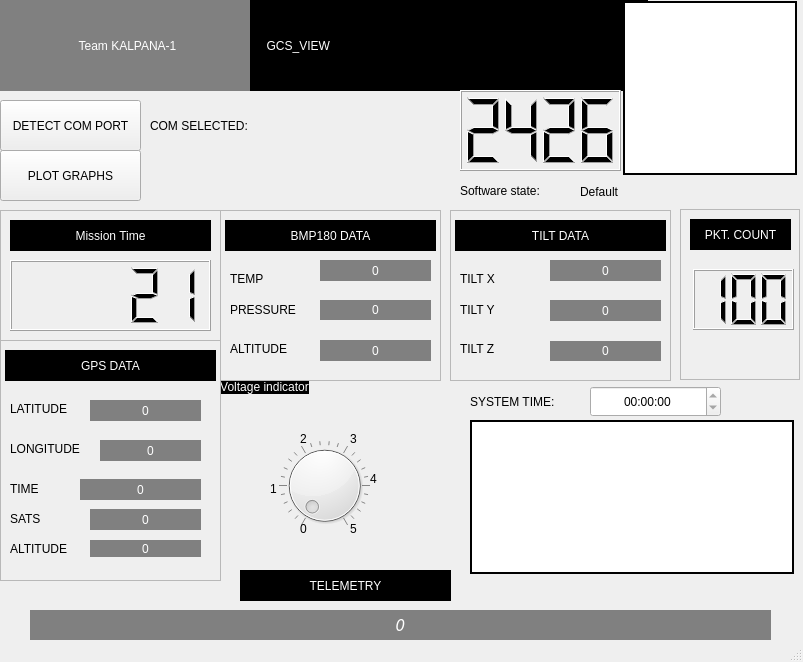
<?xml version="1.0" encoding="UTF-8"?>
<ui version="4.0">
 <class>MainWindow</class>
 <widget class="QMainWindow" name="MainWindow">
  <property name="geometry">
   <rect>
    <x>0</x>
    <y>0</y>
    <width>803</width>
    <height>662</height>
   </rect>
  </property>
  <property name="windowTitle">
   <string>MainWindow</string>
  </property>
  <property name="tabShape">
   <enum>QTabWidget::Triangular</enum>
  </property>
  <property name="dockNestingEnabled">
   <bool>false</bool>
  </property>
  <property name="unifiedTitleAndToolBarOnMac">
   <bool>false</bool>
  </property>
  <widget class="QWidget" name="centralwidget">
   <widget class="QWidget" name="gridLayoutWidget_2">
    <property name="geometry">
     <rect>
      <x>0</x>
      <y>0</y>
      <width>275</width>
      <height>91</height>
     </rect>
    </property>
    <layout class="QGridLayout" name="gridLayout_2">
     <item row="0" column="0">
      <widget class="QLabel" name="label_2">
       <property name="styleSheet">
        <string notr="true">border: 3px black;
font: oblique 17pt &quot;DejaVu Sans&quot;;
background: solid gray;
color: white;
</string>
       </property>
       <property name="text">
        <string>Team KALPANA-1      </string>
       </property>
       <property name="alignment">
        <set>Qt::AlignCenter</set>
       </property>
      </widget>
     </item>
    </layout>
   </widget>
   <widget class="QWidget" name="gridLayoutWidget">
    <property name="geometry">
     <rect>
      <x>250</x>
      <y>0</y>
      <width>398</width>
      <height>91</height>
     </rect>
    </property>
    <layout class="QGridLayout" name="gridLayout">
     <item row="0" column="0">
      <widget class="QLabel" name="label">
       <property name="styleSheet">
        <string notr="true">border: 3px black;
font: oblique 30pt &quot;DejaVu Sans&quot;;
background: black;
color: white;
</string>
       </property>
       <property name="text">
        <string>     GCS_VIEW</string>
       </property>
      </widget>
     </item>
    </layout>
   </widget>
   <widget class="QWidget" name="horizontalLayoutWidget">
    <property name="geometry">
     <rect>
      <x>620</x>
      <y>0</y>
      <width>181</width>
      <height>176</height>
     </rect>
    </property>
    <layout class="QHBoxLayout" name="horizontalLayout">
     <item>
      <widget class="QLabel" name="label_3">
       <property name="styleSheet">
        <string notr="true"> background-color: white;
 border-style: solid;
 border-width:2px;
 border-radius:100px;
 border-color: black;
 max-width:170px;
 max-height:170px;
 min-width:170px;
 min-height:170px;
</string>
       </property>
       <property name="text">
        <string/>
       </property>
       <property name="pixmap">
        <pixmap>../images/2426.png</pixmap>
       </property>
       <property name="scaledContents">
        <bool>true</bool>
       </property>
      </widget>
     </item>
    </layout>
   </widget>
   <widget class="QWidget" name="gridLayoutWidget_3">
    <property name="geometry">
     <rect>
      <x>470</x>
      <y>420</y>
      <width>326</width>
      <height>156</height>
     </rect>
    </property>
    <layout class="QGridLayout" name="gridLayout_3"/>
   </widget>
   <widget class="QLabel" name="label_4">
    <property name="geometry">
     <rect>
      <x>470</x>
      <y>420</y>
      <width>324</width>
      <height>154</height>
     </rect>
    </property>
    <property name="styleSheet">
     <string notr="true"> background-color: white;
 border-style: solid;
 border-width:2px;
 border-radius:100px;
 border-color: black;
 max-width:320px;
 max-height:150px;
 min-width:320px;
 min-height:150px;
</string>
    </property>
    <property name="text">
     <string/>
    </property>
    <property name="pixmap">
     <pixmap>../images/acc.PNG</pixmap>
    </property>
    <property name="scaledContents">
     <bool>true</bool>
    </property>
   </widget>
   <widget class="QLCDNumber" name="lcdNumber">
    <property name="geometry">
     <rect>
      <x>460</x>
      <y>90</y>
      <width>161</width>
      <height>81</height>
     </rect>
    </property>
    <property name="styleSheet">
     <string notr="true"> border-width:0px;

</string>
    </property>
    <property name="digitCount">
     <number>4</number>
    </property>
    <property name="segmentStyle">
     <enum>QLCDNumber::Filled</enum>
    </property>
    <property name="intValue" stdset="0">
     <number>2426</number>
    </property>
   </widget>
   <widget class="QPushButton" name="pushButton">
    <property name="geometry">
     <rect>
      <x>0</x>
      <y>100</y>
      <width>141</width>
      <height>51</height>
     </rect>
    </property>
    <property name="text">
     <string>DETECT COM PORT</string>
    </property>
   </widget>
   <widget class="QLabel" name="label_5">
    <property name="geometry">
     <rect>
      <x>150</x>
      <y>100</y>
      <width>281</width>
      <height>51</height>
     </rect>
    </property>
    <property name="styleSheet">
     <string notr="true">font: oblique 12pt &quot;DejaVu Sans&quot;;
</string>
    </property>
    <property name="text">
     <string>COM SELECTED:</string>
    </property>
   </widget>
   <widget class="QLabel" name="label_6">
    <property name="geometry">
     <rect>
      <x>470</x>
      <y>386</y>
      <width>121</width>
      <height>31</height>
     </rect>
    </property>
    <property name="text">
     <string>SYSTEM TIME:</string>
    </property>
   </widget>
   <widget class="QTimeEdit" name="timeEdit">
    <property name="geometry">
     <rect>
      <x>590</x>
      <y>386</y>
      <width>131</width>
      <height>31</height>
     </rect>
    </property>
    <property name="alignment">
     <set>Qt::AlignCenter</set>
    </property>
    <property name="readOnly">
     <bool>true</bool>
    </property>
   </widget>
   <widget class="QDial" name="dial">
    <property name="geometry">
     <rect>
      <x>269</x>
      <y>440</y>
      <width>111</width>
      <height>91</height>
     </rect>
    </property>
    <property name="maximum">
     <number>50</number>
    </property>
    <property name="invertedControls">
     <bool>false</bool>
    </property>
    <property name="notchesVisible">
     <bool>true</bool>
    </property>
   </widget>
   <widget class="QPushButton" name="pushButton_2">
    <property name="geometry">
     <rect>
      <x>0</x>
      <y>150</y>
      <width>141</width>
      <height>51</height>
     </rect>
    </property>
    <property name="text">
     <string>PLOT GRAPHS</string>
    </property>
   </widget>
   <widget class="QLabel" name="label_7">
    <property name="geometry">
     <rect>
      <x>300</x>
      <y>520</y>
      <width>16</width>
      <height>17</height>
     </rect>
    </property>
    <property name="text">
     <string>0</string>
    </property>
   </widget>
   <widget class="QLabel" name="label_8">
    <property name="geometry">
     <rect>
      <x>270</x>
      <y>480</y>
      <width>16</width>
      <height>17</height>
     </rect>
    </property>
    <property name="text">
     <string>1</string>
    </property>
   </widget>
   <widget class="QLabel" name="label_9">
    <property name="geometry">
     <rect>
      <x>300</x>
      <y>430</y>
      <width>16</width>
      <height>17</height>
     </rect>
    </property>
    <property name="text">
     <string>2</string>
    </property>
   </widget>
   <widget class="QLabel" name="label_10">
    <property name="geometry">
     <rect>
      <x>350</x>
      <y>430</y>
      <width>16</width>
      <height>17</height>
     </rect>
    </property>
    <property name="text">
     <string>3</string>
    </property>
   </widget>
   <widget class="QLabel" name="label_11">
    <property name="geometry">
     <rect>
      <x>370</x>
      <y>470</y>
      <width>16</width>
      <height>17</height>
     </rect>
    </property>
    <property name="text">
     <string>4</string>
    </property>
   </widget>
   <widget class="QLabel" name="label_12">
    <property name="geometry">
     <rect>
      <x>350</x>
      <y>520</y>
      <width>16</width>
      <height>17</height>
     </rect>
    </property>
    <property name="text">
     <string>5</string>
    </property>
   </widget>
   <widget class="QWidget" name="widget" native="true">
    <property name="geometry">
     <rect>
      <x>220</x>
      <y>380</y>
      <width>221</width>
      <height>52</height>
     </rect>
    </property>
    <property name="styleSheet">
     <string notr="true">border: 5px black;

</string>
    </property>
    <layout class="QFormLayout" name="formLayout">
     <item row="0" column="0">
      <widget class="QLabel" name="label_13">
       <property name="styleSheet">
        <string notr="true">font: oblique 15pt &quot;DejaVu Sans&quot;;
background: black;
color: white;
</string>
       </property>
       <property name="text">
        <string>Voltage indicator</string>
       </property>
       <property name="alignment">
        <set>Qt::AlignCenter</set>
       </property>
      </widget>
     </item>
    </layout>
   </widget>
   <widget class="QLCDNumber" name="lcdNumber_2">
    <property name="geometry">
     <rect>
      <x>10</x>
      <y>260</y>
      <width>201</width>
      <height>71</height>
     </rect>
    </property>
    <property name="smallDecimalPoint">
     <bool>true</bool>
    </property>
    <property name="value" stdset="0">
     <double>21.000000000000000</double>
    </property>
    <property name="intValue" stdset="0">
     <number>21</number>
    </property>
   </widget>
   <widget class="QLabel" name="label_14">
    <property name="geometry">
     <rect>
      <x>10</x>
      <y>220</y>
      <width>201</width>
      <height>31</height>
     </rect>
    </property>
    <property name="styleSheet">
     <string notr="true">font: oblique 15pt &quot;DejaVu Sans&quot;;
background: black;
color: white;
</string>
    </property>
    <property name="text">
     <string>Mission Time</string>
    </property>
    <property name="alignment">
     <set>Qt::AlignCenter</set>
    </property>
   </widget>
   <widget class="QFrame" name="frame">
    <property name="geometry">
     <rect>
      <x>0</x>
      <y>210</y>
      <width>221</width>
      <height>131</height>
     </rect>
    </property>
    <property name="frameShape">
     <enum>QFrame::StyledPanel</enum>
    </property>
    <property name="frameShadow">
     <enum>QFrame::Raised</enum>
    </property>
   </widget>
   <widget class="QFrame" name="frame_2">
    <property name="geometry">
     <rect>
      <x>0</x>
      <y>340</y>
      <width>221</width>
      <height>241</height>
     </rect>
    </property>
    <property name="frameShape">
     <enum>QFrame::StyledPanel</enum>
    </property>
    <property name="frameShadow">
     <enum>QFrame::Raised</enum>
    </property>
    <widget class="QLabel" name="label_15">
     <property name="geometry">
      <rect>
       <x>5</x>
       <y>10</y>
       <width>211</width>
       <height>31</height>
      </rect>
     </property>
     <property name="styleSheet">
      <string notr="true">font: oblique 15pt &quot;DejaVu Sans&quot;;
background: black;
color: white;
</string>
     </property>
     <property name="text">
      <string>GPS DATA</string>
     </property>
     <property name="alignment">
      <set>Qt::AlignCenter</set>
     </property>
    </widget>
    <widget class="QLabel" name="label_16">
     <property name="geometry">
      <rect>
       <x>10</x>
       <y>60</y>
       <width>71</width>
       <height>17</height>
      </rect>
     </property>
     <property name="text">
      <string>LATITUDE</string>
     </property>
    </widget>
    <widget class="QLabel" name="label_17">
     <property name="geometry">
      <rect>
       <x>10</x>
       <y>100</y>
       <width>81</width>
       <height>17</height>
      </rect>
     </property>
     <property name="text">
      <string>LONGITUDE</string>
     </property>
    </widget>
    <widget class="QLabel" name="label_18">
     <property name="geometry">
      <rect>
       <x>10</x>
       <y>140</y>
       <width>66</width>
       <height>17</height>
      </rect>
     </property>
     <property name="text">
      <string>TIME</string>
     </property>
    </widget>
    <widget class="QLabel" name="label_19">
     <property name="geometry">
      <rect>
       <x>10</x>
       <y>170</y>
       <width>141</width>
       <height>17</height>
      </rect>
     </property>
     <property name="text">
      <string>SATS</string>
     </property>
    </widget>
    <widget class="QLabel" name="label_20">
     <property name="geometry">
      <rect>
       <x>10</x>
       <y>200</y>
       <width>71</width>
       <height>17</height>
      </rect>
     </property>
     <property name="text">
      <string>ALTITUDE</string>
     </property>
    </widget>
    <widget class="QLabel" name="label_21">
     <property name="geometry">
      <rect>
       <x>90</x>
       <y>200</y>
       <width>111</width>
       <height>17</height>
      </rect>
     </property>
     <property name="styleSheet">
      <string notr="true">border: 3px black;
font: oblique 13pt &quot;DejaVu Sans&quot;;
background: solid gray;
color: white;
</string>
     </property>
     <property name="text">
      <string>0</string>
     </property>
     <property name="alignment">
      <set>Qt::AlignCenter</set>
     </property>
    </widget>
    <widget class="QLabel" name="label_22">
     <property name="geometry">
      <rect>
       <x>90</x>
       <y>169</y>
       <width>111</width>
       <height>21</height>
      </rect>
     </property>
     <property name="styleSheet">
      <string notr="true">border: 3px black;
font: oblique 13pt &quot;DejaVu Sans&quot;;
background: solid gray;
color: white;
</string>
     </property>
     <property name="text">
      <string>0</string>
     </property>
     <property name="alignment">
      <set>Qt::AlignCenter</set>
     </property>
    </widget>
    <widget class="QLabel" name="label_23">
     <property name="geometry">
      <rect>
       <x>80</x>
       <y>139</y>
       <width>121</width>
       <height>21</height>
      </rect>
     </property>
     <property name="styleSheet">
      <string notr="true">border: 3px black;
font: oblique 11pt &quot;DejaVu Sans&quot;;
background: solid gray;
color: white;
</string>
     </property>
     <property name="text">
      <string>0</string>
     </property>
     <property name="alignment">
      <set>Qt::AlignCenter</set>
     </property>
    </widget>
    <widget class="QLabel" name="label_24">
     <property name="geometry">
      <rect>
       <x>100</x>
       <y>100</y>
       <width>101</width>
       <height>21</height>
      </rect>
     </property>
     <property name="styleSheet">
      <string notr="true">border: 3px black;
font: oblique 11pt &quot;DejaVu Sans&quot;;
background: solid gray;
color: white;</string>
     </property>
     <property name="text">
      <string>0</string>
     </property>
     <property name="alignment">
      <set>Qt::AlignCenter</set>
     </property>
    </widget>
    <widget class="QLabel" name="label_25">
     <property name="geometry">
      <rect>
       <x>90</x>
       <y>60</y>
       <width>111</width>
       <height>21</height>
      </rect>
     </property>
     <property name="styleSheet">
      <string notr="true">border: 3px black;
font: oblique 11pt &quot;DejaVu Sans&quot;;
background: solid gray;
color: white;
</string>
     </property>
     <property name="text">
      <string>0</string>
     </property>
     <property name="alignment">
      <set>Qt::AlignCenter</set>
     </property>
    </widget>
   </widget>
   <widget class="QFrame" name="frame_3">
    <property name="geometry">
     <rect>
      <x>220</x>
      <y>210</y>
      <width>221</width>
      <height>171</height>
     </rect>
    </property>
    <property name="frameShape">
     <enum>QFrame::StyledPanel</enum>
    </property>
    <property name="frameShadow">
     <enum>QFrame::Raised</enum>
    </property>
    <widget class="QLabel" name="label_37">
     <property name="geometry">
      <rect>
       <x>5</x>
       <y>10</y>
       <width>211</width>
       <height>31</height>
      </rect>
     </property>
     <property name="styleSheet">
      <string notr="true">font: oblique 15pt &quot;DejaVu Sans&quot;;
background: black;
color: white;
</string>
     </property>
     <property name="text">
      <string>BMP180 DATA</string>
     </property>
     <property name="alignment">
      <set>Qt::AlignCenter</set>
     </property>
    </widget>
    <widget class="QLabel" name="label_39">
     <property name="geometry">
      <rect>
       <x>10</x>
       <y>60</y>
       <width>51</width>
       <height>17</height>
      </rect>
     </property>
     <property name="text">
      <string>TEMP</string>
     </property>
    </widget>
    <widget class="QLabel" name="label_40">
     <property name="geometry">
      <rect>
       <x>10</x>
       <y>90</y>
       <width>71</width>
       <height>20</height>
      </rect>
     </property>
     <property name="text">
      <string>PRESSURE</string>
     </property>
    </widget>
    <widget class="QLabel" name="label_42">
     <property name="geometry">
      <rect>
       <x>10</x>
       <y>130</y>
       <width>71</width>
       <height>17</height>
      </rect>
     </property>
     <property name="text">
      <string>ALTITUDE</string>
     </property>
    </widget>
    <widget class="QLabel" name="label_43">
     <property name="geometry">
      <rect>
       <x>100</x>
       <y>130</y>
       <width>111</width>
       <height>21</height>
      </rect>
     </property>
     <property name="styleSheet">
      <string notr="true">border: 3px black;
font: oblique 13pt &quot;DejaVu Sans&quot;;
background: solid gray;
color: white;
</string>
     </property>
     <property name="text">
      <string>0</string>
     </property>
     <property name="alignment">
      <set>Qt::AlignCenter</set>
     </property>
    </widget>
    <widget class="QLabel" name="label_45">
     <property name="geometry">
      <rect>
       <x>100</x>
       <y>90</y>
       <width>111</width>
       <height>20</height>
      </rect>
     </property>
     <property name="styleSheet">
      <string notr="true">border: 3px black;
font: oblique 11pt &quot;DejaVu Sans&quot;;
background: solid gray;
color: white;
</string>
     </property>
     <property name="text">
      <string>0</string>
     </property>
     <property name="alignment">
      <set>Qt::AlignCenter</set>
     </property>
    </widget>
    <widget class="QLabel" name="label_46">
     <property name="geometry">
      <rect>
       <x>100</x>
       <y>50</y>
       <width>111</width>
       <height>21</height>
      </rect>
     </property>
     <property name="styleSheet">
      <string notr="true">border: 3px black;
font: oblique 11pt &quot;DejaVu Sans&quot;;
background: solid gray;
color: white;</string>
     </property>
     <property name="text">
      <string>0</string>
     </property>
     <property name="alignment">
      <set>Qt::AlignCenter</set>
     </property>
    </widget>
    <zorder>label_37</zorder>
    <zorder>label_40</zorder>
    <zorder>label_42</zorder>
    <zorder>label_43</zorder>
    <zorder>label_45</zorder>
    <zorder>label_46</zorder>
    <zorder>label_39</zorder>
   </widget>
   <widget class="QFrame" name="frame_4">
    <property name="geometry">
     <rect>
      <x>450</x>
      <y>210</y>
      <width>221</width>
      <height>171</height>
     </rect>
    </property>
    <property name="frameShape">
     <enum>QFrame::StyledPanel</enum>
    </property>
    <property name="frameShadow">
     <enum>QFrame::Raised</enum>
    </property>
    <widget class="QLabel" name="label_38">
     <property name="geometry">
      <rect>
       <x>5</x>
       <y>10</y>
       <width>211</width>
       <height>31</height>
      </rect>
     </property>
     <property name="styleSheet">
      <string notr="true">font: oblique 15pt &quot;DejaVu Sans&quot;;
background: black;
color: white;
</string>
     </property>
     <property name="text">
      <string>TILT DATA</string>
     </property>
     <property name="alignment">
      <set>Qt::AlignCenter</set>
     </property>
    </widget>
    <widget class="QLabel" name="label_41">
     <property name="geometry">
      <rect>
       <x>10</x>
       <y>60</y>
       <width>51</width>
       <height>17</height>
      </rect>
     </property>
     <property name="text">
      <string>TILT X</string>
     </property>
    </widget>
    <widget class="QLabel" name="label_44">
     <property name="geometry">
      <rect>
       <x>10</x>
       <y>90</y>
       <width>71</width>
       <height>20</height>
      </rect>
     </property>
     <property name="text">
      <string>TILT Y</string>
     </property>
    </widget>
    <widget class="QLabel" name="label_47">
     <property name="geometry">
      <rect>
       <x>10</x>
       <y>130</y>
       <width>71</width>
       <height>17</height>
      </rect>
     </property>
     <property name="text">
      <string>TILT Z</string>
     </property>
    </widget>
    <widget class="QLabel" name="label_48">
     <property name="geometry">
      <rect>
       <x>100</x>
       <y>131</y>
       <width>111</width>
       <height>20</height>
      </rect>
     </property>
     <property name="styleSheet">
      <string notr="true">border: 3px black;
font: oblique 13pt &quot;DejaVu Sans&quot;;
background: solid gray;
color: white;
</string>
     </property>
     <property name="text">
      <string>0</string>
     </property>
     <property name="alignment">
      <set>Qt::AlignCenter</set>
     </property>
    </widget>
    <widget class="QLabel" name="label_49">
     <property name="geometry">
      <rect>
       <x>100</x>
       <y>90</y>
       <width>111</width>
       <height>21</height>
      </rect>
     </property>
     <property name="styleSheet">
      <string notr="true">border: 3px black;
font: oblique 11pt &quot;DejaVu Sans&quot;;
background: solid gray;
color: white;
</string>
     </property>
     <property name="text">
      <string>0</string>
     </property>
     <property name="alignment">
      <set>Qt::AlignCenter</set>
     </property>
    </widget>
    <widget class="QLabel" name="label_50">
     <property name="geometry">
      <rect>
       <x>100</x>
       <y>50</y>
       <width>111</width>
       <height>21</height>
      </rect>
     </property>
     <property name="styleSheet">
      <string notr="true">border: 3px black;
font: oblique 11pt &quot;DejaVu Sans&quot;;
background: solid gray;
color: white;</string>
     </property>
     <property name="text">
      <string>0</string>
     </property>
     <property name="alignment">
      <set>Qt::AlignCenter</set>
     </property>
    </widget>
   </widget>
   <widget class="QFrame" name="frame_5">
    <property name="geometry">
     <rect>
      <x>680</x>
      <y>209</y>
      <width>120</width>
      <height>171</height>
     </rect>
    </property>
    <property name="frameShape">
     <enum>QFrame::StyledPanel</enum>
    </property>
    <property name="frameShadow">
     <enum>QFrame::Raised</enum>
    </property>
    <widget class="QLabel" name="label_51">
     <property name="geometry">
      <rect>
       <x>10</x>
       <y>10</y>
       <width>101</width>
       <height>31</height>
      </rect>
     </property>
     <property name="styleSheet">
      <string notr="true">font: oblique 11pt &quot;DejaVu Sans&quot;;
background: black;
color: white;
</string>
     </property>
     <property name="text">
      <string>PKT. COUNT</string>
     </property>
     <property name="alignment">
      <set>Qt::AlignCenter</set>
     </property>
    </widget>
    <widget class="QLCDNumber" name="lcdNumber_3">
     <property name="geometry">
      <rect>
       <x>13</x>
       <y>60</y>
       <width>101</width>
       <height>61</height>
      </rect>
     </property>
     <property name="digitCount">
      <number>3</number>
     </property>
     <property name="intValue" stdset="0">
      <number>100</number>
     </property>
    </widget>
   </widget>
   <widget class="QLabel" name="label_52">
    <property name="geometry">
     <rect>
      <x>460</x>
      <y>180</y>
      <width>111</width>
      <height>21</height>
     </rect>
    </property>
    <property name="text">
     <string>Software state:</string>
    </property>
   </widget>
   <widget class="QLabel" name="label_53">
    <property name="geometry">
     <rect>
      <x>580</x>
      <y>176</y>
      <width>151</width>
      <height>31</height>
     </rect>
    </property>
    <property name="text">
     <string>Default</string>
    </property>
   </widget>
   <widget class="QLabel" name="label_54">
    <property name="geometry">
     <rect>
      <x>240</x>
      <y>570</y>
      <width>211</width>
      <height>31</height>
     </rect>
    </property>
    <property name="styleSheet">
     <string notr="true">font: oblique 15pt &quot;DejaVu Sans&quot;;
background: black;
color: white;
</string>
    </property>
    <property name="text">
     <string>TELEMETRY</string>
    </property>
    <property name="alignment">
     <set>Qt::AlignCenter</set>
    </property>
   </widget>
   <widget class="QLabel" name="label_55">
    <property name="geometry">
     <rect>
      <x>30</x>
      <y>610</y>
      <width>741</width>
      <height>31</height>
     </rect>
    </property>
    <property name="font">
     <font>
      <family>DejaVu Sans</family>
      <pointsize>11</pointsize>
      <weight>50</weight>
      <italic>true</italic>
      <bold>false</bold>
     </font>
    </property>
    <property name="styleSheet">
     <string notr="true">border: 3px black;
font: oblique 11pt &quot;DejaVu Sans&quot;;
background: solid gray;
color: white;</string>
    </property>
    <property name="text">
     <string>0</string>
    </property>
    <property name="alignment">
     <set>Qt::AlignCenter</set>
    </property>
   </widget>
   <zorder>widget</zorder>
   <zorder>frame_3</zorder>
   <zorder>frame</zorder>
   <zorder>label_4</zorder>
   <zorder>gridLayoutWidget_2</zorder>
   <zorder>gridLayoutWidget</zorder>
   <zorder>horizontalLayoutWidget</zorder>
   <zorder>gridLayoutWidget_3</zorder>
   <zorder>lcdNumber</zorder>
   <zorder>pushButton</zorder>
   <zorder>label_5</zorder>
   <zorder>label_6</zorder>
   <zorder>timeEdit</zorder>
   <zorder>dial</zorder>
   <zorder>pushButton_2</zorder>
   <zorder>label_7</zorder>
   <zorder>label_8</zorder>
   <zorder>label_9</zorder>
   <zorder>label_10</zorder>
   <zorder>label_11</zorder>
   <zorder>label_12</zorder>
   <zorder>lcdNumber_2</zorder>
   <zorder>label_14</zorder>
   <zorder>frame_2</zorder>
   <zorder>frame_4</zorder>
   <zorder>frame_5</zorder>
   <zorder>label_52</zorder>
   <zorder>label_53</zorder>
   <zorder>label_54</zorder>
   <zorder>label_55</zorder>
  </widget>
  <widget class="QStatusBar" name="statusbar"/>
 </widget>
 <resources/>
 <connections/>
</ui>
